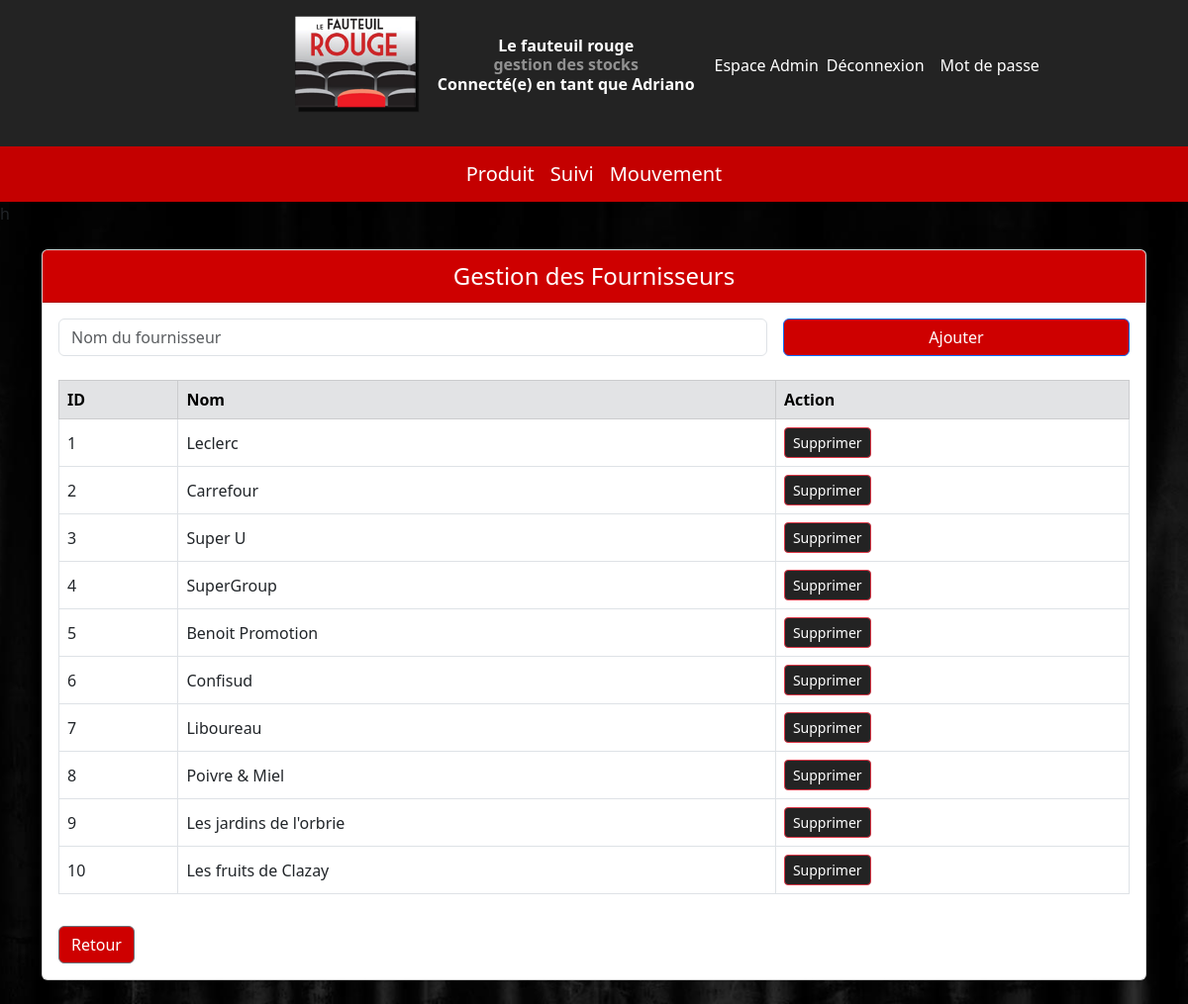
The app's page /page/fournisseur.php (signed in) with its own data.
### tables this page shows
CREATE TABLE `Fournisseur` (
  `id_fournisseur` int(11) NOT NULL,
  `nom` varchar(100) NOT NULL
);

### page/fournisseur.php (the view, shortened to what this page needs)
<?php
include '../visuel/barre.php';
include '../donnée/connect.php';
$stmt = $pdo->query("SELECT id_fournisseur, nom FROM Fournisseur ORDER BY id_fournisseur ASC");
$fournisseurs = $stmt->fetchAll(PDO::FETCH_ASSOC);
?>
<!DOCTYPE html>
<html lang="fr">
<head>h
    <link href="https://cdn.jsdelivr.net/npm/bootstrap@5.3.0/dist/css/bootstrap.min.css" rel="stylesheet">
</head>
<body>
<div class="container my-4">
    <div class="card">
        <div class="card-header text-center" style="background-color: rgb(206, 0, 0); color: white; font-size: 1.5rem;">
            Gestion des Fournisseurs
        </div>
        <div class="card-body">
            <form method="post" class="row g-3 mb-4">
                <div class="col-md-8">
                    <input type="text" name="nom" class="form-control" placeholder="Nom du fournisseur" required>
                </div>
                <div class="col-md-4">
                    <button type="submit" class="btn btn-primary w-100" style="background-color: rgb(206, 0, 0)">Ajouter</button>
                </div>
            </form>
            <div class="table-responsive">
                <table class="table table-bordered align-middle">
                    <thead class="table-secondary">
                        <tr>
                            <th>ID</th>
                            <th>Nom</th>
                            <th>Action</th>
                        </tr>
                    </thead>
                    <tbody>
                        <?php if (empty($fournisseurs)) : ?>
                            <tr><td colspan="3" class="text-center">Aucun fournisseur trouvé.</td></tr>
                        <?php else : ?>
                            <?php foreach ($fournisseurs as $f): ?>
                                <tr>
                                    <td><?= htmlspecialchars($f['id_fournisseur']) ?></td>
                                    <td><?= htmlspecialchars($f['nom']) ?></td>
                                    <td>
                                        <a href="?supprimer=<?= $f['id_fournisseur'] ?>" class="btn btn-danger btn-sm" style="background-color: #232323;" onclick="return confirm('Supprimer ce fournisseur ?');">Supprimer</a>
                                    </td>
                                </tr>
                            <?php endforeach; ?>
                        <?php endif; ?>
                    </tbody>
                </table>
                <tr>
                    <td colspan="4" class="text-center">
                        <a href="../communication/panneau.php" class="btn btn-secondary w-70 mt-3" style="background-color: rgb(206, 0, 0); color: white; font-size: 1rem;">Retour</a>
                    </td>
                  </tr>
            </div>
        </div>
    </div>
</div>
</body>
</html>

### visuel/barre.php (style rules this page uses)
body { background-image: url('../images/cinema.jpg'); background-size: cover; background-repeat: no-repeat; background-attachment: fixed; background-position: center center; z-index: -1; }

### records on screen
fournisseur: id_fournisseur "1", nom "Leclerc"
fournisseur: id_fournisseur "2", nom "Carrefour"
fournisseur: id_fournisseur "3", nom "Super U"
fournisseur: id_fournisseur "4", nom "SuperGroup"
fournisseur: id_fournisseur "5", nom "Benoit Promotion"
fournisseur: id_fournisseur "6", nom "Confisud"
fournisseur: id_fournisseur "7", nom "Liboureau"
fournisseur: id_fournisseur "8", nom "Poivre & Miel"
fournisseur: id_fournisseur "9", nom "Les jardins de l'orbrie"
fournisseur: id_fournisseur "10", nom "Les fruits de Clazay"

### other values on screen
$_SESSION['login'] "Adriano"
